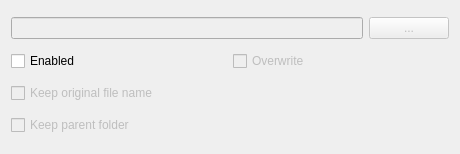
                    <widget class="QWidget" name="scrollAreaWidgetContents">
                     <property name="geometry">
                      <rect>
                       <x>0</x>
                       <y>0</y>
                       <width>460</width>
                       <height>154</height>
                      </rect>
                     </property>
                     <layout class="QGridLayout" name="gridLayout_37">
                      <item row="3" column="0">
                       <widget class="QCheckBox" name="checkBox_KeepParentFolder">
                        <property name="enabled">
                         <bool>false</bool>
                        </property>
                        <property name="sizePolicy">
                         <sizepolicy hsizetype="Preferred" vsizetype="Fixed">
                          <horstretch>0</horstretch>
                          <verstretch>0</verstretch>
                         </sizepolicy>
                        </property>
                        <property name="text">
                         <string>Keep parent folder</string>
                        </property>
                       </widget>
                      </item>
                      <item row="1" column="0">
                       <layout class="QHBoxLayout" name="horizontalLayout_5">
                        <item>
                         <widget class="QCheckBox" name="checkBox_OutPath_isEnabled">
                          <property name="sizePolicy">
                           <sizepolicy hsizetype="Preferred" vsizetype="Fixed">
                            <horstretch>0</horstretch>
                            <verstretch>0</verstretch>
                           </sizepolicy>
                          </property>
                          <property name="toolTip">
                           <string>When this option is enabled, the output file will be moved to the path you specified. 
Otherwise, it will be saved in the same 
folder as the source file.
*This option will be deactivated when [Replace
original file] is enabled*</string>
                          </property>
                          <property name="text">
                           <string>Enabled</string>
                          </property>
                         </widget>
                        </item>
                        <item>
                         <widget class="QCheckBox" name="checkBox_OutPath_Overwrite">
                          <property name="enabled">
                           <bool>false</bool>
                          </property>
                          <property name="sizePolicy">
                           <sizepolicy hsizetype="Preferred" vsizetype="Fixed">
                            <horstretch>0</horstretch>
                            <verstretch>0</verstretch>
                           </sizepolicy>
                          </property>
                          <property name="toolTip">
                           <string>When this option is enabled, the output file will replace the file with the same name as the output
file that exists in the output path.</string>
                          </property>
                          <property name="text">
                           <string>Overwrite</string>
                          </property>
                         </widget>
                        </item>
                       </layout>
                      </item>
                      <item row="2" column="0">
                       <widget class="QCheckBox" name="checkBox_OutPath_KeepOriginalFileName">
                        <property name="enabled">
                         <bool>false</bool>
                        </property>
                        <property name="sizePolicy">
                         <sizepolicy hsizetype="Preferred" vsizetype="Fixed">
                          <horstretch>0</horstretch>
                          <verstretch>0</verstretch>
                         </sizepolicy>
                        </property>
                        <property name="text">
                         <string>Keep original file name</string>
                        </property>
                       </widget>
                      </item>
                      <item row="0" column="0">
                       <layout class="QGridLayout" name="gridLayout_9">
                        <item row="0" column="0" colspan="6">
                         <widget class="QLineEdit" name="lineEdit_outputPath">
                          <property name="enabled">
                           <bool>false</bool>
                          </property>
                          <property name="focusPolicy">
                           <enum>Qt::StrongFocus</enum>
                          </property>
                          <property name="contextMenuPolicy">
                           <enum>Qt::ActionsContextMenu</enum>
                          </property>
                          <property name="toolTip">
                           <string>Output path must be a Folder.[Right Click]</string>
                          </property>
                          <property name="text">
                           <string notr="true"/>
                          </property>
                          <property name="clearButtonEnabled">
                           <bool>true</bool>
                          </property>
                         </widget>
                        </item>
                        <item row="0" column="7">
                         <widget class="QPushButton" name="pushButton_browser_path">
                          <property name="enabled">
                           <bool>false</bool>
                          </property>
                          <property name="text">
                           <string>...</string>
                          </property>
                         </widget>
                        </item>
                       </layout>
                      </item>
                     </layout>
                    </widget>
